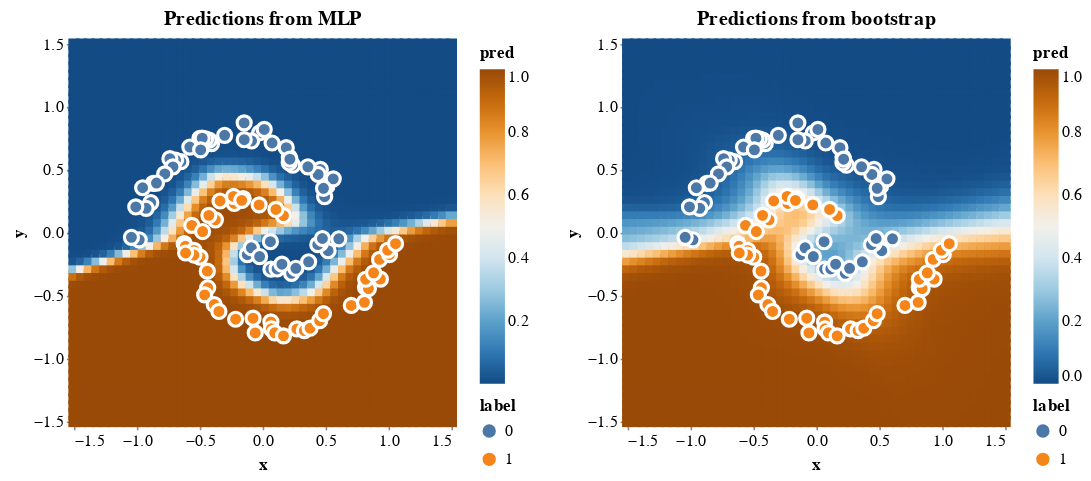

Notebook code cell kept with this figure:
### Markdown cell above
### Compare with a single model trained on the whole dataset

### Code cell
bootstrap_compare_chart = (pred_chart + spiral_chart) | (ensemble_chart + spiral_chart)
bootstrap_compare_chart.save('bootstrap_compare_pred.html')
bootstrap_compare_chart

### Figure 1 — Vega-Lite specification as saved in the notebook (floating-point values rounded to 4 significant figures; data arrays with more than 128 entries replaced by an {"elided": "..."} marker saying what was removed)
{"config": {"view": {"continuousWidth": 400, "continuousHeight": 300}}, "hconcat": [{"layer": [{"data": {"name": "data-dda1f347afac5a9e697d6a5efcc26d3e"}, "mark": {"type": "square", "opacity": 1, "size": 50}, "encoding": {"color": {"type": "quantitative", "field": "pred", "scale": {"scheme": "blueorange"}}, "x": {"type": "quantitative", "field": "x", "scale": {"domain": [-1.5, 1.5], "nice": false}}, "y": {"type": "quantitative", "field": "y", "scale": {"domain": [-1.5, 1.5], "nice": false}}}, "height": 240, "title": "Predictions from MLP", "width": 240}, {"data": {"name": "data-46792f3edd8503a4031c56d279232da6"}, "mark": {"type": "circle", "opacity": 1, "size": 80, "stroke": "white"}, "encoding": {"color": {"type": "nominal", "field": "label"}, "x": {"type": "quantitative", "field": "x", "scale": {"domain": [-1.5, 1.5], "nice": false}}, "y": {"type": "quantitative", "field": "y", "scale": {"domain": [-1.5, 1.5], "nice": false}}}, "height": 300, "width": 350}]}, {"layer": [{"data": {"name": "data-74caf473561cf6ba38e2af17568628a9"}, "mark": {"type": "square", "opacity": 1, "size": 50}, "encoding": {"color": {"type": "quantitative", "field": "pred", "scale": {"domain": [0, 1], "scheme": "blueorange"}}, "x": {"type": "quantitative", "field": "x", "scale": {"domain": [-1.5, 1.5], "nice": false}}, "y": {"type": "quantitative", "field": "y", "scale": {"domain": [-1.5, 1.5], "nice": false}}}, "height": 240, "title": "Predictions from bootstrap", "width": 240}, {"data": {"name": "data-46792f3edd8503a4031c56d279232da6"}, "mark": {"type": "circle", "opacity": 1, "size": 80, "stroke": "white"}, "encoding": {"color": {"type": "nominal", "field": "label"}, "x": {"type": "quantitative", "field": "x", "scale": {"domain": [-1.5, 1.5], "nice": false}}, "y": {"type": "quantitative", "field": "y", "scale": {"domain": [-1.5, 1.5], "nice": false}}}, "height": 300, "width": 350}]}], "$schema": "https://vega.github.io/schema/vega-lite/v4.8.1.json", "datasets": {"data-dda1f347afac5a9e697d6a5efcc26d3e": {"elided": "2500 records"}, "data-46792f3edd8503a4031c56d279232da6": [{"x": 0.06125, "y": -0.07051, "label": 0}, {"x": -0.1222, "y": -0.174, "label": 0}, {"x": -0.09004, "y": -0.119, "label": 0}, {"x": 0.165, "y": 0.1364, "label": 1}, {"x": 0.105, "y": 0.1857, "label": 1}, {"x": -0.02432, "y": -0.189, "label": 0}, {"x": 0.06548, "y": -0.2893, "label": 0}, {"x": -0.02845, "y": 0.2221, "label": 1}, {"x": 0.1144, "y": -0.287, "label": 0}, {"x": 0.2292, "y": -0.322, "label": 0}, {"x": -0.155, "y": 0.2726, "label": 1}, {"x": -0.2261, "y": 0.2328, "label": 1}, {"x": 0.2636, "y": -0.2818, "label": 0}, {"x": 0.1528, "y": -0.2494, "label": 0}, {"x": -0.232, "y": 0.2887, "label": 1}, {"x": -0.1665, "y": 0.2578, "label": 1}, {"x": 0.3651, "y": -0.2303, "label": 0}, {"x": -0.3391, "y": 0.2528, "label": 1}, {"x": 0.5197, "y": -0.1421, "label": 0}, {"x": -0.376, "y": 0.1033, "label": 1}, {"x": -0.4278, "y": 0.1386, "label": 1}, {"x": 0.4578, "y": -0.08415, "label": 0}, {"x": 0.438, "y": -0.09397, "label": 0}, {"x": 0.4747, "y": -0.0453, "label": 0}, {"x": 0.605, "y": -0.04781, "label": 0}, {"x": -0.5631, "y": 0.059, "label": 1}, {"x": -0.6238, "y": -0.08622, "label": 1}, {"x": -0.4773, "y": 0.0101, "label": 1}, {"x": -0.6144, "y": -0.1073, "label": 1}, {"x": -0.4979, "y": -0.193, "label": 1}, {"x": -0.5456, "y": -0.1397, "label": 1}, {"x": -0.5467, "y": -0.1766, "label": 1}, {"x": -0.6126, "y": -0.1604, "label": 1}, {"x": 0.4924, "y": 0.2867, "label": 0}, {"x": 0.5101, "y": 0.3707, "label": 0}, {"x": -0.4401, "y": -0.3047, "label": 1}, {"x": 0.5606, "y": 0.4286, "label": 0}, {"x": 0.4831, "y": 0.3538, "label": 0}, {"x": -0.4371, "y": -0.4368, "label": 1}, {"x": -0.4611, "y": -0.4931, "label": 1}, {"x": 0.4579, "y": 0.5039, "label": 0}, {"x": 0.4407, "y": 0.4635, "label": 0}, {"x": 0.2385, "y": 0.5371, "label": 0}, {"x": -0.3853, "y": -0.57, "label": 1}, {"x": 0.3591, "y": 0.5246, "label": 0}, {"x": -0.3481, "y": -0.625, "label": 1}, {"x": 0.2109, "y": 0.5565, "label": 0}, {"x": 0.2112, "y": 0.6, "label": 0}, {"x": 0.1873, "y": 0.6762, "label": 0}, {"x": 0.2163, "y": 0.5848, "label": 0}, {"x": -0.2151, "y": -0.6868, "label": 1}, {"x": 0.07456, "y": 0.7137, "label": 0}, {"x": -0.07675, "y": -0.6785, "label": 1}, {"x": -0.05915, "y": -0.7958, "label": 1}, {"x": -0.02338, "y": 0.7948, "label": 0}, {"x": 0.01216, "y": 0.8215, "label": 0}, {"x": -0.08853, "y": 0.7301, "label": 0}, {"x": 0.06527, "y": -0.7082, "label": 1}, {"x": 0.06885, "y": -0.7626, "label": 1}, {"x": 0.09572, "y": -0.7946, "label": 1}, {"x": 0.1652, "y": -0.8187, "label": 1}, {"x": -0.1466, "y": 0.7398, "label": 0}, {"x": -0.1472, "y": 0.8738, "label": 0}, {"x": -0.3024, "y": 0.7747, "label": 0}, {"x": 0.2716, "y": -0.7636, "label": 1}, {"x": 0.3311, "y": -0.7769, "label": 1}, {"x": -0.4062, "y": 0.7092, "label": 0}, {"x": 0.3767, "y": -0.7579, "label": 1}, {"x": -0.4987, "y": 0.751, "label": 0}, {"x": -0.4256, "y": 0.7365, "label": 0}, {"x": -0.4532, "y": 0.7456, "label": 0}, {"x": 0.4528, "y": -0.6982, "label": 1}, {"x": -0.4806, "y": 0.7517, "label": 0}, {"x": -0.5792, "y": 0.6815, "label": 0}, {"x": 0.4828, "y": -0.643, "label": 1}, {"x": -0.4925, "y": 0.6588, "label": 0}, {"x": -0.6499, "y": 0.5655, "label": 0}, {"x": -0.6924, "y": 0.5786, "label": 0}, {"x": 0.7041, "y": -0.5774, "label": 1}, {"x": -0.7374, "y": 0.5892, "label": 0}, {"x": 0.8171, "y": -0.4335, "label": 1}, {"x": 0.8087, "y": -0.5528, "label": 1}, {"x": -0.7128, "y": 0.5235, "label": 0}, {"x": 0.8401, "y": -0.443, "label": 1}, {"x": -0.7778, "y": 0.468, "label": 0}, {"x": -0.8694, "y": 0.3923, "label": 0}, {"x": 0.8178, "y": -0.369, "label": 1}, {"x": -0.8441, "y": 0.3954, "label": 0}, {"x": 0.9353, "y": -0.3681, "label": 1}, {"x": 0.8811, "y": -0.3179, "label": 1}, {"x": -0.9539, "y": 0.358, "label": 0}, {"x": 0.9284, "y": -0.2111, "label": 1}, {"x": -0.8891, "y": 0.2403, "label": 0}, {"x": -0.9264, "y": 0.1946, "label": 0}, {"x": -1.008, "y": 0.2055, "label": 0}, {"x": 1.009, "y": -0.1726, "label": 1}, {"x": 0.9932, "y": -0.1386, "label": 1}, {"x": 1.056, "y": -0.08645, "label": 1}, {"x": -0.9809, "y": -0.05551, "label": 0}, {"x": -1.043, "y": -0.03598, "label": 0}], "data-74caf473561cf6ba38e2af17568628a9": {"elided": "2500 records"}}}
